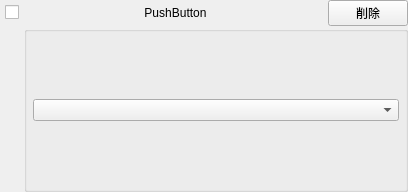
<?xml version="1.0" encoding="UTF-8"?>
<ui version="4.0">
 <class>Form</class>
 <widget class="QWidget" name="Form">
  <property name="geometry">
   <rect>
    <x>0</x>
    <y>0</y>
    <width>408</width>
    <height>192</height>
   </rect>
  </property>
  <property name="sizePolicy">
   <sizepolicy hsizetype="Preferred" vsizetype="Maximum">
    <horstretch>0</horstretch>
    <verstretch>0</verstretch>
   </sizepolicy>
  </property>
  <property name="windowTitle">
   <string>Form</string>
  </property>
  <layout class="QVBoxLayout" name="verticalLayout_2">
   <property name="leftMargin">
    <number>0</number>
   </property>
   <property name="topMargin">
    <number>0</number>
   </property>
   <property name="rightMargin">
    <number>0</number>
   </property>
   <property name="bottomMargin">
    <number>0</number>
   </property>
   <item>
    <layout class="QHBoxLayout" name="horizontalLayout">
     <property name="spacing">
      <number>0</number>
     </property>
     <item>
      <widget class="QFrame" name="enable_label_frame">
       <property name="sizePolicy">
        <sizepolicy hsizetype="Maximum" vsizetype="Preferred">
         <horstretch>0</horstretch>
         <verstretch>0</verstretch>
        </sizepolicy>
       </property>
       <property name="frameShape">
        <enum>QFrame::NoFrame</enum>
       </property>
       <property name="frameShadow">
        <enum>QFrame::Plain</enum>
       </property>
       <layout class="QVBoxLayout" name="verticalLayout_4">
        <property name="spacing">
         <number>0</number>
        </property>
        <property name="leftMargin">
         <number>0</number>
        </property>
        <property name="topMargin">
         <number>0</number>
        </property>
        <property name="rightMargin">
         <number>0</number>
        </property>
        <property name="bottomMargin">
         <number>0</number>
        </property>
        <item>
         <layout class="QVBoxLayout" name="verticalLayout_5">
          <property name="spacing">
           <number>0</number>
          </property>
          <property name="leftMargin">
           <number>5</number>
          </property>
          <property name="topMargin">
           <number>5</number>
          </property>
          <property name="rightMargin">
           <number>5</number>
          </property>
          <property name="bottomMargin">
           <number>5</number>
          </property>
          <item>
           <widget class="QCheckBox" name="enable_check">
            <property name="sizePolicy">
             <sizepolicy hsizetype="Maximum" vsizetype="Fixed">
              <horstretch>0</horstretch>
              <verstretch>0</verstretch>
             </sizepolicy>
            </property>
            <property name="text">
             <string/>
            </property>
           </widget>
          </item>
         </layout>
        </item>
        <item>
         <spacer name="verticalSpacer">
          <property name="orientation">
           <enum>Qt::Vertical</enum>
          </property>
          <property name="sizeType">
           <enum>QSizePolicy::Expanding</enum>
          </property>
          <property name="sizeHint" stdset="0">
           <size>
            <width>20</width>
            <height>0</height>
           </size>
          </property>
         </spacer>
        </item>
       </layout>
      </widget>
     </item>
     <item>
      <layout class="QVBoxLayout" name="verticalLayout">
       <property name="spacing">
        <number>0</number>
       </property>
       <item>
        <layout class="QHBoxLayout" name="horizontalLayout_2">
         <property name="spacing">
          <number>1</number>
         </property>
         <item>
          <widget class="QPushButton" name="frame_button">
           <property name="sizePolicy">
            <sizepolicy hsizetype="Expanding" vsizetype="Fixed">
             <horstretch>0</horstretch>
             <verstretch>0</verstretch>
            </sizepolicy>
           </property>
           <property name="styleSheet">
            <string notr="true"/>
           </property>
           <property name="text">
            <string>PushButton</string>
           </property>
           <property name="flat">
            <bool>true</bool>
           </property>
          </widget>
         </item>
         <item>
          <widget class="QPushButton" name="del_item_button">
           <property name="sizePolicy">
            <sizepolicy hsizetype="Maximum" vsizetype="Fixed">
             <horstretch>0</horstretch>
             <verstretch>0</verstretch>
            </sizepolicy>
           </property>
           <property name="text">
            <string>削除</string>
           </property>
          </widget>
         </item>
        </layout>
       </item>
       <item>
        <widget class="QGroupBox" name="frame_group">
         <property name="sizePolicy">
          <sizepolicy hsizetype="Preferred" vsizetype="Expanding">
           <horstretch>0</horstretch>
           <verstretch>0</verstretch>
          </sizepolicy>
         </property>
         <property name="title">
          <string/>
         </property>
         <property name="flat">
          <bool>false</bool>
         </property>
         <layout class="QVBoxLayout" name="verticalLayout_3">
          <property name="spacing">
           <number>0</number>
          </property>
          <property name="leftMargin">
           <number>6</number>
          </property>
          <property name="topMargin">
           <number>6</number>
          </property>
          <property name="rightMargin">
           <number>6</number>
          </property>
          <property name="bottomMargin">
           <number>6</number>
          </property>
          <item>
           <widget class="QComboBox" name="expression_combo">
            <property name="sizePolicy">
             <sizepolicy hsizetype="Expanding" vsizetype="Fixed">
              <horstretch>0</horstretch>
              <verstretch>0</verstretch>
             </sizepolicy>
            </property>
            <property name="focusPolicy">
             <enum>Qt::ClickFocus</enum>
            </property>
           </widget>
          </item>
          <item>
           <layout class="QVBoxLayout" name="expression_layout"/>
          </item>
         </layout>
        </widget>
       </item>
      </layout>
     </item>
    </layout>
   </item>
  </layout>
 </widget>
 <resources/>
 <connections/>
</ui>
